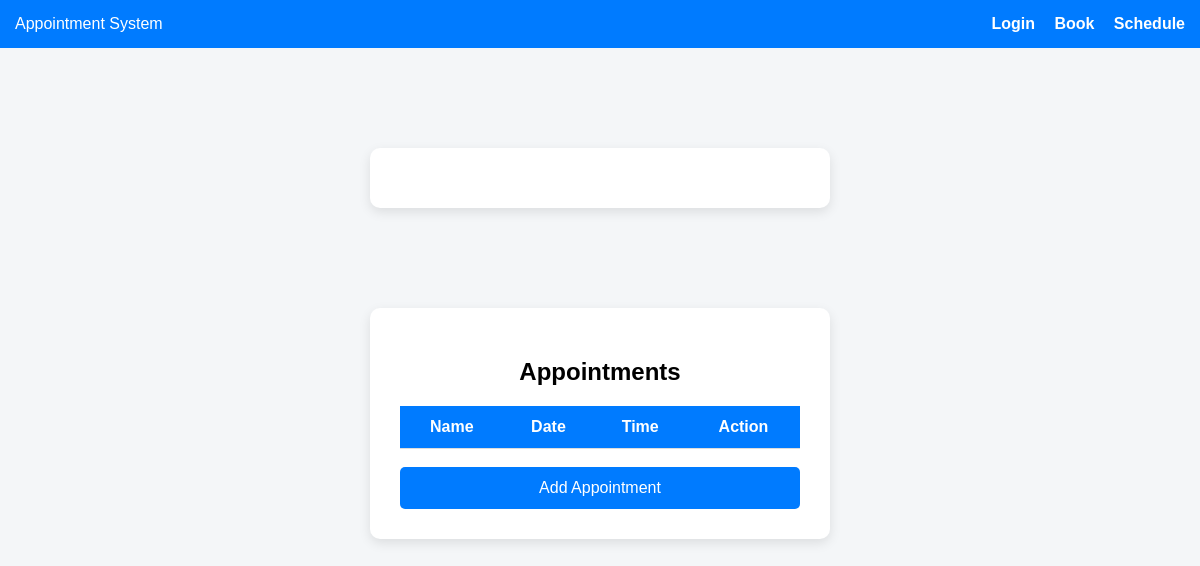
Before: /schedule with the older database file.
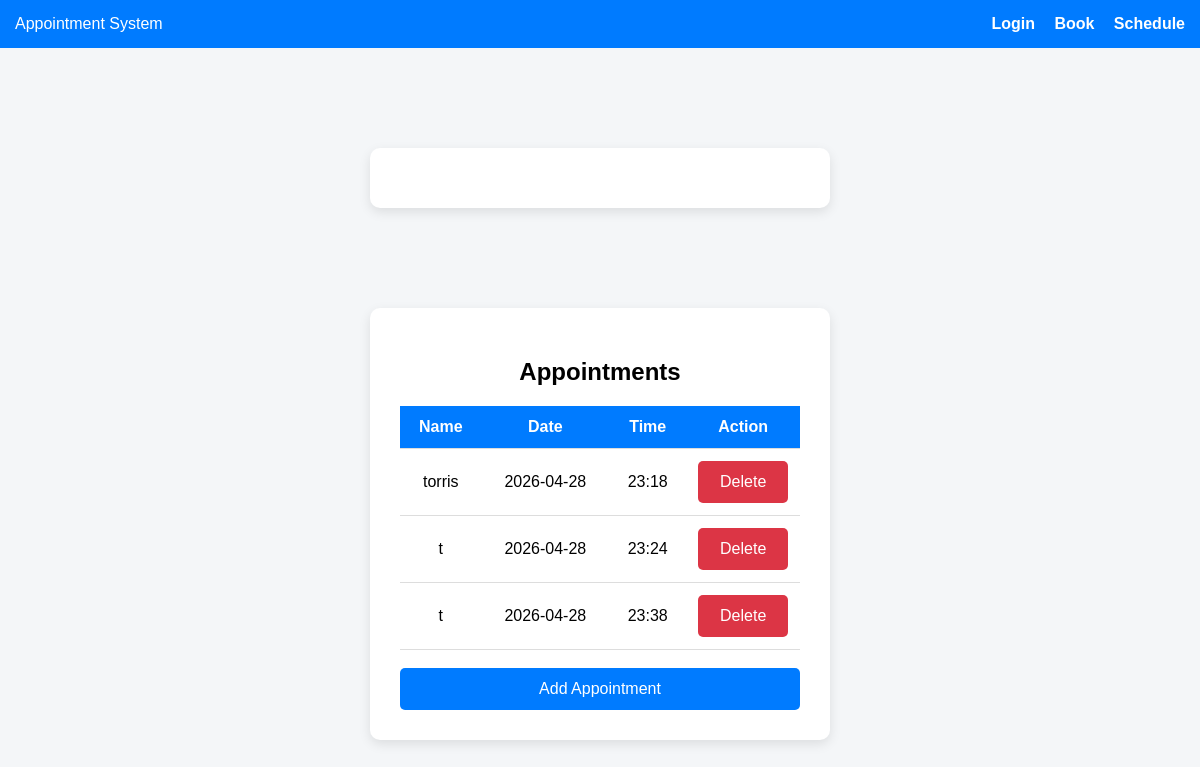
After: the same page with the newer database file.
### tables this page shows
CREATE TABLE appointments (
            id INTEGER PRIMARY KEY AUTOINCREMENT,
            name TEXT,
            date TEXT,
            time TEXT
        );

### app.py (the view)
@app.route("/schedule")
def schedule():
    conn = sqlite3.connect('database/database.db')
    cursor = conn.cursor()
    cursor.execute("SELECT id, name, date, time FROM appointments")
    appointments = cursor.fetchall()
    conn.close()
    return render_template("schedule.html", appointments=appointments)

### templates/schedule.html (shortened to what this page needs)
<!DOCTYPE html>
<html>
<head>
    <link rel="stylesheet" href="{{ url_for('static', filename='style.css') }}">
</head>
<body>
<div class="navbar">
    <div>Appointment System</div>
    <div>
        <a href="/">Login</a>
        <a href="/book">Book</a>
        <a href="/schedule">Schedule</a>
    </div>
</div>
<div class="container">
</div>
<div class="container">
    <h2>Appointments</h2>
    <table class="appt-table">
        <tr>
            <th>Name</th>
            <th>Date</th>
            <th>Time</th>
            <th>Action</th>
        </tr>
        {% for appt in appointments %}
        <tr>
            <td>{{ appt[1] }}</td>
            <td>{{ appt[2] }}</td>
            <td>{{ appt[3] }}</td>
            <td>
                <form method="POST" action="/delete/{{ appt[0] }}">
                    <button class="delete-btn">Delete</button>
                </form>
            </td>
        </tr>
        {% endfor %}
    </table>
    <br>
    <a href="/book"><button>Add Appointment</button></a>
</div>
</body>
</html>

### static/style.css (style rules this page uses)
body { font-family: Arial, sans-serif; background-color: #f4f6f8; margin: 0; padding: 0; }
.container { max-width: 400px; margin: 100px auto; padding: 30px; background: white; border-radius: 10px; box-shadow: 0 4px 12px rgba(0,0,0,0.1); }
h2 { text-align: center; margin-bottom: 20px; }
button { width: 100%; padding: 12px; background-color: #007BFF; color: white; border: none; border-radius: 5px; font-size: 16px; cursor: pointer; }
.appt-table { width: 100%; border-collapse: collapse; margin-top: 20px; }
.appt-table th, .appt-table td { padding: 12px; text-align: center; border-bottom: 1px solid #ddd; }
.appt-table th { background-color: #007BFF; color: white; }
.delete-btn { background-color: #dc3545; }
.navbar { background-color: #007BFF; padding: 15px; display: flex; justify-content: space-between; align-items: center; color: white; }
.navbar a { color: white; margin-left: 15px; text-decoration: none; font-weight: bold; }

Changed rows visible on the page:
added appointments: name "torris", date "2026-04-28", time "23:18"
added appointments: name "t", date "2026-04-28", time "23:24"
added appointments: name "t", date "2026-04-28", time "23:38"
